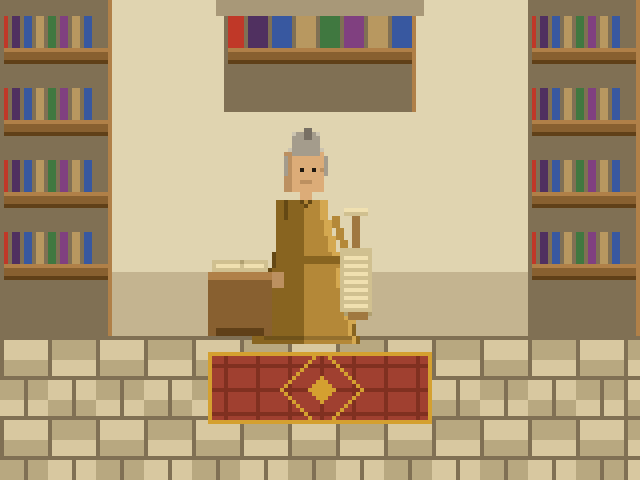

The script that saved this image:
#!/usr/bin/env python3
"""
Session 03 — Fan Characters
Elinor Ostrom in A Link to the Past, Attempt 01

Setting: Kakariko Village library — the book-filled house already in the game.
Ostrom as a scholar-sage: ochre robes, practical, older, carrying a scroll.
She wrote the books about the Imprisoning War that Link reads. Still writing.

ALttP visual language:
- 3/4 overhead perspective (structures show their side/back at reduced height)
- Characters read in silhouette — Link's purple hair, her ochre warmth
- 15 colors + transparency per sprite
- The world uses limited palettes with high contrast per area
- Kakariko: warm stone tones, brown wood, some greens

Canvas: 160×120 at 4x scale (640×480)
"""
from PIL import Image
import os

W, H = 160, 120
SCALE = 4
OUT = os.path.dirname(os.path.abspath(__file__))

img = Image.new('RGB', (W, H))
px = img.load()

# ── ALttP Kakariko palette ────────────────────────────────────────────────
STONE_L  = (200, 184, 152)   # light stone floor/wall
STONE_M  = (168, 152, 120)   # mid stone
STONE_D  = (128, 112, 84)    # dark stone / shadow
WOOD_L   = (176, 128, 72)    # light wood (shelf face)
WOOD_M   = (136, 96, 48)     # mid wood
WOOD_D   = (96, 64, 24)      # dark wood / shadow
BOOK_R   = (192, 56, 40)     # red spine
BOOK_B   = (56, 88, 160)     # blue spine
BOOK_G   = (64, 120, 64)     # green spine
BOOK_T   = (184, 152, 96)    # tan spine
BOOK_P   = (128, 64, 128)    # purple spine
BOOK_DK  = (80, 48, 96)      # dark spine (old tome)
FLOOR_L  = (216, 200, 160)   # flagstone floor light
FLOOR_D  = (184, 168, 128)   # flagstone floor dark
WALL_L   = (224, 212, 176)   # wall light
WALL_D   = (196, 180, 144)   # wall shadow
RUG_A    = (160, 64, 48)     # rug red
RUG_B    = (128, 48, 32)     # rug dark red
RUG_TRIM = (212, 160, 48)    # rug gold trim

# Ostrom character — ochre/warm earth tones
ROBE_L   = (212, 168, 80)    # ochre robe highlight
ROBE_M   = (180, 136, 56)    # ochre robe mid
ROBE_D   = (136, 100, 32)    # ochre robe shadow
ROBE_DK  = (100, 72, 20)     # robe deepest shadow
SKIN     = (220, 172, 120)   # warm skin (lighter than Gramsci — older, different tone)
SKIN_D   = (188, 144, 96)    # skin shadow
HAIR_L   = (204, 196, 176)   # silver-white hair light
HAIR_M   = (164, 156, 140)   # silver hair mid
HAIR_D   = (120, 112, 100)   # silver hair shadow
SCROLL_L = (240, 224, 176)   # scroll parchment light
SCROLL_M = (208, 192, 144)   # scroll parchment mid
SCROLL_D = (176, 160, 112)   # scroll shadow
SCROLL_R = (160, 120, 64)    # scroll rod

def p(x, y, c):
    if 0 <= x < W and 0 <= y < H:
        px[x, y] = c

def rect(x0, y0, x1, y1, c):
    for y in range(y0, y1):
        for x in range(x0, x1):
            p(x, y, c)

FLOOR_Y = H - 36

# ── Floor (flagstone pattern) ──────────────────────────────────────────────
for y in range(FLOOR_Y, H):
    for x in range(W):
        # irregular flagstone — larger pattern than EarthBound's tiles
        tile_x = x // 12
        tile_y = y // 10
        # offset alternating rows
        if tile_y % 2 == 0:
            tx = tile_x
        else:
            tx = tile_x + 1
        p(x, y, FLOOR_L if tx % 2 == 0 else FLOOR_D)

# Flagstone grout lines
for y in range(FLOOR_Y, H, 10):
    for x in range(W):
        p(x, y, STONE_D)
for x in range(0, W, 12):
    for y in range(FLOOR_Y, H):
        row = (y - FLOOR_Y) // 10
        if row % 2 == 0:
            p(x, y, STONE_D)
        else:
            p(x + 6 if x + 6 < W else x, y, STONE_D)

# ── Small rug in front of the reading area ────────────────────────────────
RUG_X0, RUG_Y0, RUG_X1, RUG_Y1 = 52, FLOOR_Y + 4, 108, FLOOR_Y + 22
rect(RUG_X0, RUG_Y0, RUG_X1, RUG_Y1, RUG_A)
# Pattern — simple diamond
for y in range(RUG_Y0, RUG_Y1):
    for x in range(RUG_X0, RUG_X1):
        # diamond pattern
        cx_d = (RUG_X0 + RUG_X1) // 2
        cy_d = (RUG_Y0 + RUG_Y1) // 2
        if abs(x - cx_d) + abs(y - cy_d) == 10:
            p(x, y, RUG_TRIM)
        elif abs(x - cx_d) + abs(y - cy_d) < 4:
            p(x, y, RUG_TRIM)
        elif abs(x - cx_d) % 8 == 0 or abs(y - cy_d) % 6 == 0:
            p(x, y, RUG_B)
# Rug border
for x in range(RUG_X0, RUG_X1):
    p(x, RUG_Y0, RUG_TRIM);  p(x, RUG_Y1 - 1, RUG_TRIM)
for y in range(RUG_Y0, RUG_Y1):
    p(RUG_X0, y, RUG_TRIM);  p(RUG_X1 - 1, y, RUG_TRIM)

# ── Wall ──────────────────────────────────────────────────────────────────
for y in range(FLOOR_Y):
    for x in range(W):
        p(x, y, WALL_L if y < FLOOR_Y - 16 else WALL_D)

# ── Bookshelves (ALttP style — lower, more solid-looking) ──────────────────
def draw_shelf_alttp(x0, x1, y0, y1):
    """ALttP shelves: stone/wood construction, heavier look than EarthBound"""
    # Back (dark stone)
    rect(x0, y0, x1, y1, STONE_D)
    # Shelf boards — thicker, ALttP style
    for by in range(y0 + 12, y1, 18):
        rect(x0, by, x1, by + 4, WOOD_M)
        rect(x0, by, x1, by + 1, WOOD_L)  # top edge highlight
        rect(x0, by + 3, x1, by + 4, WOOD_D)  # bottom shadow
    # Books
    book_colors = [BOOK_R, BOOK_DK, BOOK_B, BOOK_T, BOOK_G, BOOK_P, BOOK_T, BOOK_B]
    bw = max(3, (x1 - x0) // len(book_colors))
    for by in range(y0, y1 - 18, 18):
        for i, bc in enumerate(book_colors):
            bx0 = x0 + i * bw
            bx1 = min(bx0 + bw - 1, x1 - 1)
            rect(bx0, by + 4, bx1, by + 12, bc)
    # Right edge trim
    for y in range(y0, y1):
        p(x1 - 1, y, WOOD_L)
    # Left edge shadow
    for y in range(y0, y1):
        p(x0, y, STONE_D)

draw_shelf_alttp(0, 28, 0, FLOOR_Y)
draw_shelf_alttp(W - 28, W, 0, FLOOR_Y)

# Center bookcase on back wall (between shelves)
draw_shelf_alttp(56, 104, 0, 28)
# Stone top/sides of center case
rect(54, 0, 106, 4, STONE_M)

# ── Ostrom ────────────────────────────────────────────────────────────────
# ALttP perspective: characters face the viewer at a slight 3/4 angle
# She's standing near center, slightly left, facing right-ish
CX = 76
HEAD_Y = 38

# Head (rounder than EarthBound, ALttP has slightly larger heads relative to body)
rect(CX - 5, HEAD_Y, CX + 5, HEAD_Y + 10, SKIN)
# Slight shading — left side
for y in range(HEAD_Y, HEAD_Y + 10):
    p(CX - 5, y, SKIN_D)
    p(CX - 4, y, SKIN_D)

# Silver hair — tied up in a practical bun
# Bun at top
rect(CX - 3, HEAD_Y - 5, CX + 4, HEAD_Y + 1, HAIR_M)
p(CX - 3, HEAD_Y - 5, HAIR_L);  p(CX + 3, HEAD_Y - 5, HAIR_L)
# Bun knot
rect(CX, HEAD_Y - 6, CX + 2, HEAD_Y - 3, HAIR_D)
# Side hair (coming down to ears)
for y in range(HEAD_Y + 1, HEAD_Y + 6):
    p(CX - 5, y, HAIR_M)
    p(CX + 5, y, HAIR_M)
# A few silver wisps
p(CX - 4, HEAD_Y - 1, HAIR_L)
p(CX + 4, HEAD_Y - 1, HAIR_L)

# Face — older, kind expression
# Eyes (ALttP eyes are simple dots)
p(CX - 1, HEAD_Y + 4, (32, 24, 16))
p(CX + 2, HEAD_Y + 4, (32, 24, 16))
# Small wrinkles / lines beside eyes
p(CX + 4, HEAD_Y + 4, SKIN_D)
p(CX - 4, HEAD_Y + 5, SKIN_D)
# Slight smile
p(CX - 1, HEAD_Y + 7, SKIN_D)
p(CX,     HEAD_Y + 7, SKIN_D)
p(CX + 1, HEAD_Y + 7, SKIN_D)

# Neck
rect(CX - 1, HEAD_Y + 10, CX + 2, HEAD_Y + 13, SKIN)

# ── Ochre robe — her defining visual feature ──────────────────────────────
# Body (wider and more substantial — ALttP characters have broader bases)
ROBE_Y = HEAD_Y + 12

for y in range(ROBE_Y, FLOOR_Y + 2):
    progress = (y - ROBE_Y) / max(1, FLOOR_Y - ROBE_Y)
    half = int(5 + progress * 8)  # robe widens toward hem
    for x in range(CX - half, CX + half + 1):
        # Shading: left side darker, right lighter
        if x == CX - half:
            c = ROBE_DK
        elif x < CX:
            c = ROBE_D
        elif x > CX + half - 2:
            c = ROBE_L
        else:
            c = ROBE_M
        p(x, y, c)
    # Robe hem detail — small decorative edge at bottom
    if y > FLOOR_Y - 4:
        p(CX - half, y, ROBE_D)
        p(CX + half, y, ROBE_D)

# Collar — simple V neck showing robe opening
p(CX - 1, ROBE_Y,     ROBE_DK)
p(CX + 1, ROBE_Y,     ROBE_DK)
p(CX,     ROBE_Y + 1, ROBE_DK)

# Belt/sash (darker band around waist)
SASH_Y = ROBE_Y + 14
for x in range(CX - 8, CX + 9):
    if px[x, SASH_Y] == ROBE_M or px[x, SASH_Y] == ROBE_L:
        p(x, SASH_Y,     ROBE_D)
        p(x, SASH_Y + 1, ROBE_D)
        p(x, SASH_Y + 2, ROBE_M)

# ── Arms and scroll ───────────────────────────────────────────────────────
# Left arm (at side, hanging)
for y in range(ROBE_Y, ROBE_Y + 18):
    p(CX - 6, y, ROBE_D)
    p(CX - 7, y, ROBE_D)
# Left hand
rect(CX - 8, ROBE_Y + 18, CX - 5, ROBE_Y + 22, SKIN_D)

# Right arm — holding a scroll outward
ARM_Y = ROBE_Y + 4
for y in range(ARM_Y, ARM_Y + 12):
    offset = (y - ARM_Y) // 3
    p(CX + 7 + offset, y, ROBE_M)
    p(CX + 8 + offset, y, ROBE_M)

# Scroll (held in right hand, partially unrolled)
SX = CX + 12
SY = ARM_Y + 8
# Scroll rod top
rect(SX, SY - 8, SX + 2, SY, SCROLL_R)
# Scroll roll at top
for x in range(SX - 2, SX + 4):
    p(x, SY - 9, SCROLL_M)
    p(x, SY - 10, SCROLL_L)
# Unrolled portion hanging down
rect(SX - 3, SY, SX + 5, SY + 16, SCROLL_M)
# Parchment lines (text)
for ly in range(SY + 2, SY + 15, 2):
    for x in range(SX - 2, SX + 4):
        p(x, ly, SCROLL_L)
# Curled bottom edge
for x in range(SX - 2, SX + 5):
    p(x, SY + 16, SCROLL_D)
# Bottom rod
rect(SX - 1, SY + 16, SX + 4, SY + 18, SCROLL_R)

# ── Small reading stand / lectern at her side ────────────────────────────
STAND_X = CX - 24
STAND_Y = FLOOR_Y - 16
rect(STAND_X, STAND_Y, STAND_X + 16, STAND_Y + 2, WOOD_L)   # top surface
rect(STAND_X, STAND_Y + 2, STAND_X + 16, FLOOR_Y, WOOD_M)   # body
rect(STAND_X + 2, FLOOR_Y - 2, STAND_X + 14, FLOOR_Y, WOOD_D) # base
# Open book on the lectern
rect(STAND_X + 1, STAND_Y - 3, STAND_X + 15, STAND_Y, SCROLL_M)
p(STAND_X + 8, STAND_Y - 3, SCROLL_D)  # center spine
for x in range(STAND_X + 2, STAND_X + 8):
    p(x, STAND_Y - 2, SCROLL_L)
for x in range(STAND_X + 9, STAND_X + 14):
    p(x, STAND_Y - 2, SCROLL_L)

# ── Shadow under Ostrom (grounds the character) ───────────────────────────
for x in range(CX - 10, CX + 14):
    dist = abs(x - CX)
    if dist < 12:
        r, g, b = px[x, FLOOR_Y]
        p(x, FLOOR_Y, (int(r * 0.82), int(g * 0.82), int(b * 0.82)))

# ── Save ──────────────────────────────────────────────────────────────────
img.resize((W * SCALE, H * SCALE), Image.NEAREST).save(
    os.path.join(OUT, "ostrom_01.png"))
print("done — ostrom_01.png")
